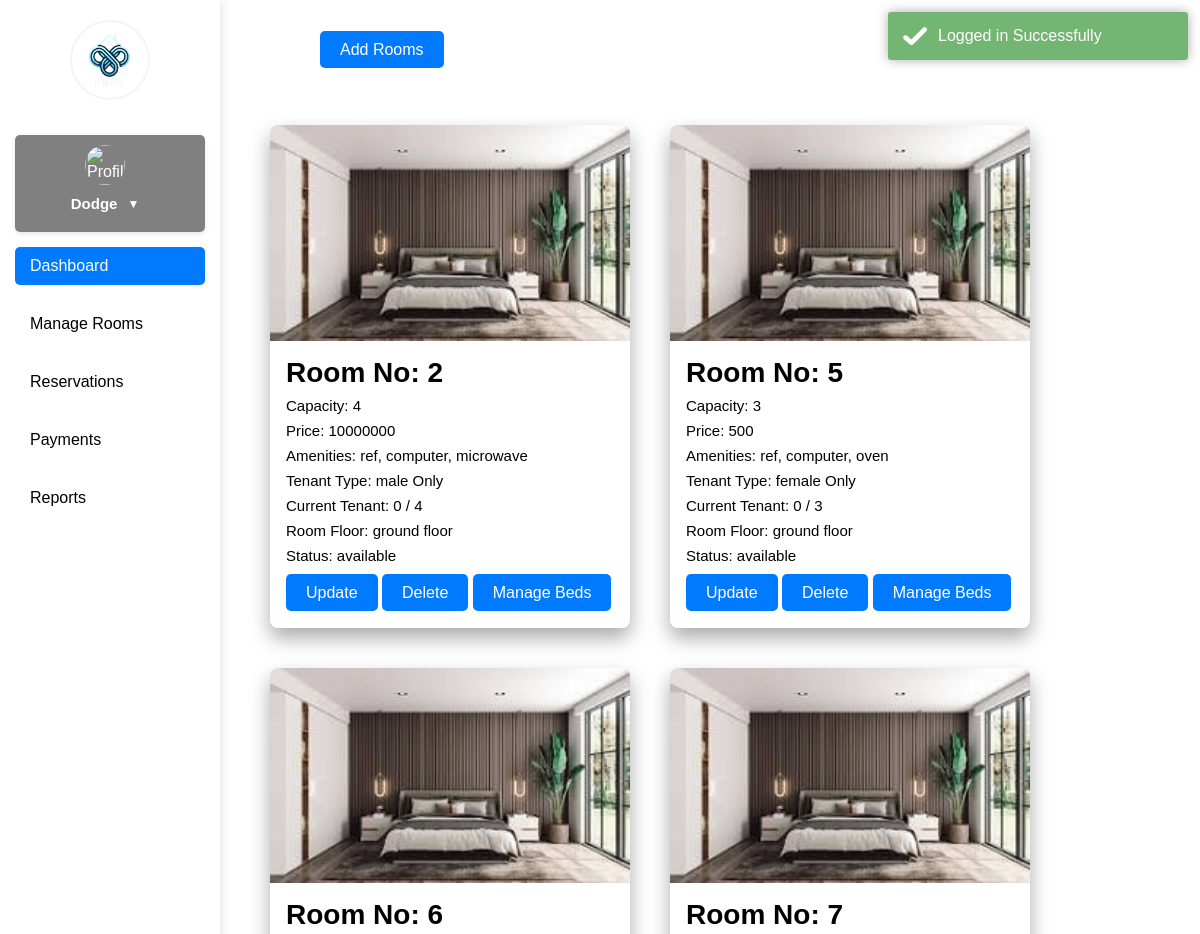
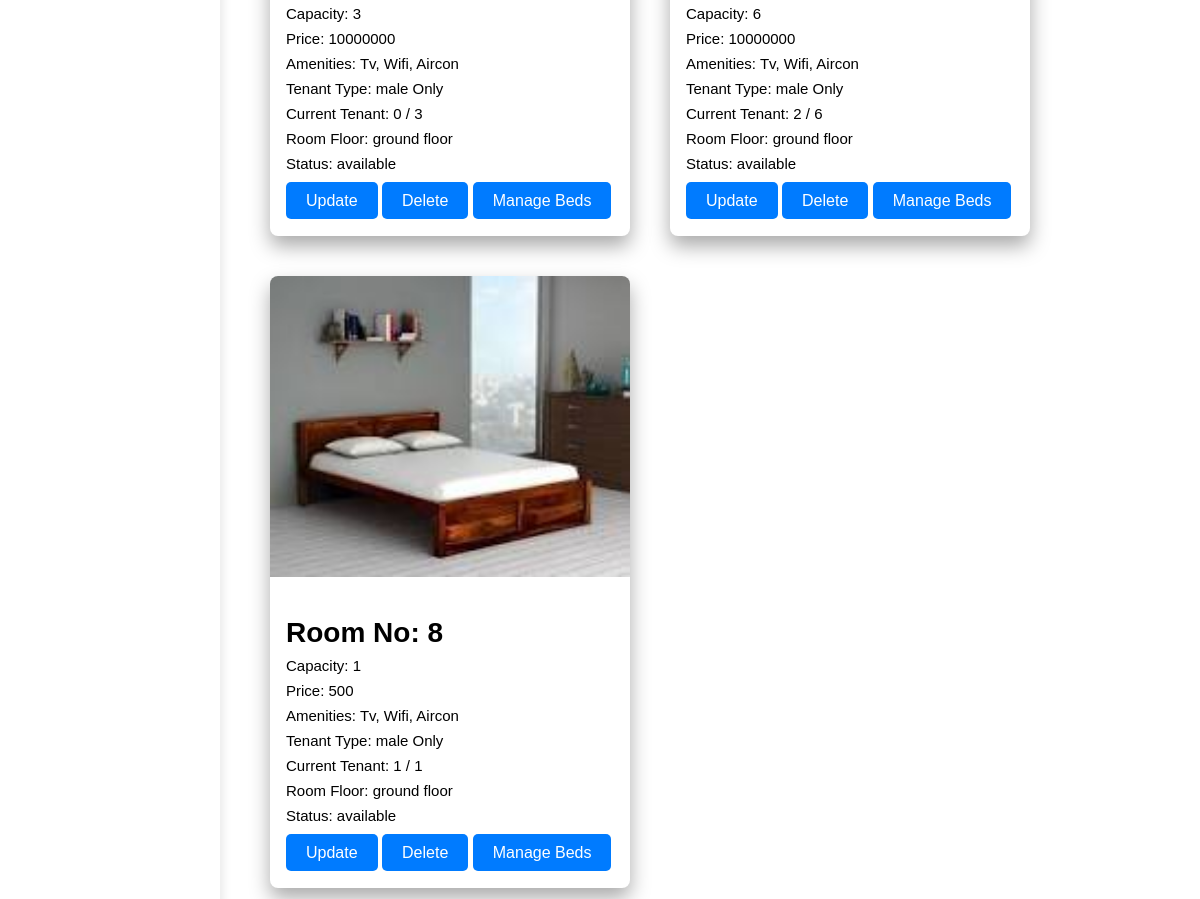
/manageroom.php (signed in), run on an earlier commit of the app's database (2 pictures, top to bottom).
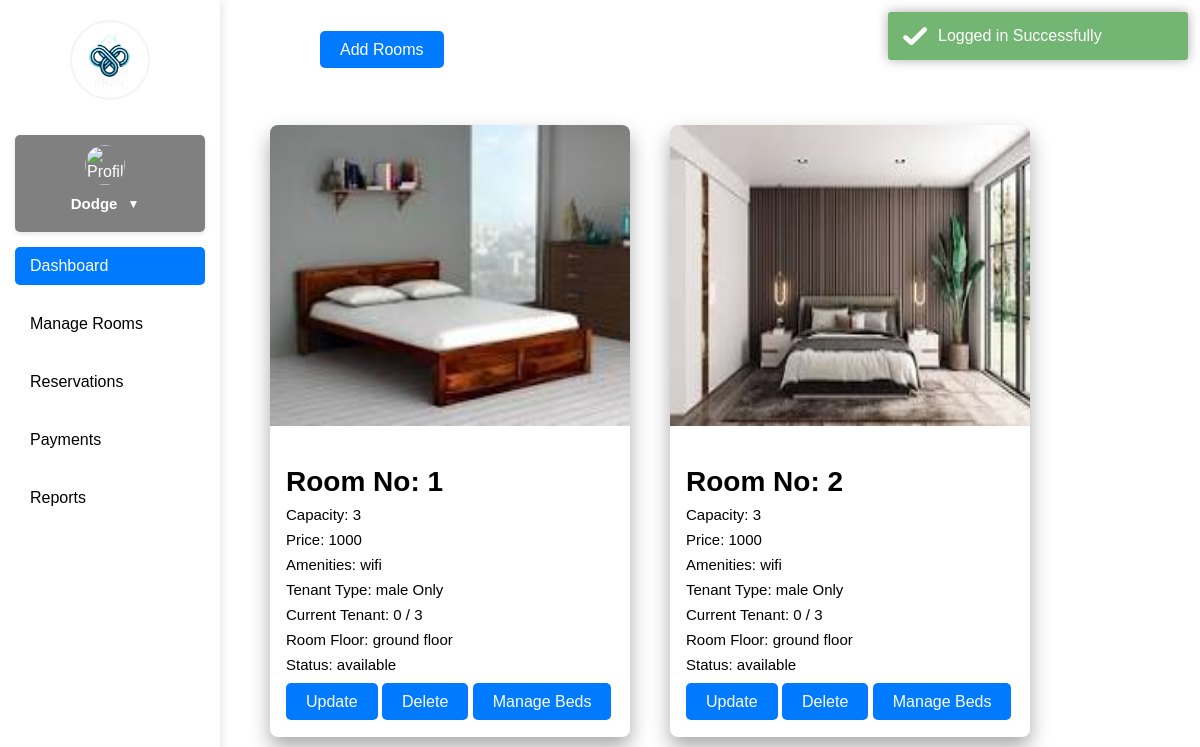
And on a later commit of the database.
### tables this page shows
CREATE TABLE `users` (
  `id` int(11) NOT NULL,
  `fname` varchar(50) NOT NULL,
  `lname` varchar(50) NOT NULL,
  `uname` varchar(50) NOT NULL,
  `pass` varchar(50) NOT NULL,
  `role` varchar(50) NOT NULL,
  `hname` varchar(255) NOT NULL
);

CREATE TABLE `rooms` (
  `id` int(11) NOT NULL,
  `room_no` int(255) NOT NULL,
  `capacity` int(255) NOT NULL,
  `current_tenant` int(255) NOT NULL,
  `amenities` varchar(255) NOT NULL,
  `tenant_type` varchar(255) NOT NULL,
  `room_floor` varchar(255) NOT NULL,
  `price` int(255) NOT NULL,
  `image` varchar(255) NOT NULL,
  `status` varchar(255) NOT NULL,
  `hname` varchar(255) NOT NULL
);

### manageroom.php (the view, shortened to what this page needs)
<?php
require 'php/connection.php';
if(!empty($_SESSION["uname"]) && $_SESSION["role"] == 'landlord'){
    echo "
    <script src='jquery.min.js'></script>
    <link rel='stylesheet' href='toastr.min.css'/>
    <script src='toastr.min.js'></script>
    <script>
        $(document).ready(function() {
            // Check if the login message should be displayed
            " . (isset($_SESSION['login_message_displayed']) ? "toastr.success('Logged in Successfully');" : "") . "
        });
    </script>
    ";
}else{
    header('location: index.php');
}
?>
<!DOCTYPE html>
<html lang="en">
<head>
</head>
<body>
    <?php include 'navigationbar.php'; ?>
    <div class="section2">
        <div class="button">
            <a href='php/roomfunction.php' class='btn'>Add Rooms</a>
        </div>
    </div>
    <div class="section3">
        <?php
            $hname = $_SESSION['hname'];
            $query = "SELECT * FROM rooms WHERE hname = '$hname' order by room_no";
            $result = mysqli_query($conn, $query);
            if ($result && mysqli_num_rows($result) > 0) {
                while ($fetch = mysqli_fetch_assoc($result)) {
                    $id = $fetch['id'];
                    $roomno = $fetch['room_no'];
            ?>
            <div class="card">
                <img src="<?php echo $fetch['image']?>" width="20%" class="card-img-top" alt="Room Image">
                <div class="card-content">
                    <h5>Room No: <?php echo $fetch['room_no']?></h5>
                    <p>Capacity: <?php echo $fetch['capacity']?></p>
                    <p>Price: <?php echo $fetch['price']?></p>
                    <p>Amenities: <?php echo $fetch['amenities']?></p>
                    <p>Tenant Type:  <?php echo $fetch['tenant_type']?> Only </p>
                    <p>Current Tenant: <?php echo $fetch['current_tenant']; ?> / <?php echo $fetch['capacity']?> </p>
                    <p>Room Floor:  <?php echo $fetch['room_floor']?> </p>
                    <p>Status: <?php echo $fetch['status']?></p>
                    <div class="room-btn">
                        <a href='php/roomfunction.php?rupdate=<?php echo $id;?>' class='btn btn-warning'>Update</a>
                        <a href='php/roomfunction.php?rdelete=<?php echo $id;?>' class='btn btn-danger'>Delete</a>
                        <a href='managebeds.php?roomno=<?php echo $roomno;?>' class='btn btn-warning'>Manage Beds</a>
                    </div>
                </div>
            </div>
        <?php } } ?>
    </div>
</body>
</html>

### navigationbar.php (shortened to what this page needs)
<!DOCTYPE html>
<html lang="en">
<head>
</head>
<body>
    <?php
        if(!empty($_SESSION['uname'])){
            $uname = $_SESSION['uname'];
            $query = "select * from users where uname = '$uname'";
            $result = mysqli_query($conn, $query);
            $fetch = mysqli_fetch_assoc($result);
        }
    ?>
<!DOCTYPE html>
<html lang="en">
<head>
</head>
<body>
    <nav class="navbar">
        <a class="navbar-brand" href="#">
            <img src="images/logo.png" alt="Logo">
        </a>
        <ul class="nav-links">
        <div class="li-background">
            <li class="dropdown">
                <img src="images/profile-placeholder.png" alt="Profile">
            </li>
            <li class="dropdown">
                <div class="dropdown-toggle">
                    <span class="username"><?php echo $fetch['fname']; ?></span>
                    <span>▼</span>
                </div>
            </li>
        </div>
            <li><a class="nav-link active" href="dashboard.php">Dashboard</a></li>
            <li><a class="nav-link" href="manageroom.php">Manage Rooms</a></li>
            <li><a class="nav-link" href="managereservation.php">Reservations</a></li>
            <li><a class="nav-link" href="payment.php">Payments</a></li>
            <li><a class="nav-link" href="reports.php">Reports</a></li>
        </ul>
    </nav>
</body>
</html>

### manageroom.php (style rules this page uses)
* { margin: 0; padding: 0; box-sizing: border-box; font-family: sans-serif; }
a { text-decoration: none; color: black; }
body { margin: 0; font-family: Arial, sans-serif; margin-left: 220px; }
.section2 { height: 100px; display: flex; justify-content: left; align-items: center; margin: 0px 100px; }
.btn { color: rgb(255, 255, 255); padding: 10px 20px; border-radius: 5px; font-size: 16px; cursor: pointer; background-color: #007bff; }
.section3 { height: auto; display: flex; border-radius: 10px; flex-wrap: wrap; padding-top: 5px; padding-left: 30px; padding-right: 30px; padding-bottom: 20px; }
.card { width: 360px; border-radius: 8px; overflow: hidden; box-shadow: 0px 10px 20px #aaaaaa; margin: 20px; display: flex; flex-direction: column; justify-content: space-between; padding-bottom: 10px; height: auto; }
.card img { width: 100%; height: 50%; }
.card-content { padding: 16px; }
.card-content h5 { font-size: 28px; margin-bottom: 8px; }
.card-content p { color: black; font-size: 15px; margin-bottom: 8px; }
.room-btn { margin-top: 20px; }

### navigationbar.php (style rules this page uses)
.navbar { position: fixed; top: 0; left: 0; height: 100%; width: 220px; background-color: white; padding: 20px 15px; display: flex; flex-direction: column; box-shadow: 2px 0 10px rgba(0, 0, 0, 0.1); z-index: 1000; }
.navbar-brand { text-align: center; margin-bottom: 20px; }
.navbar-brand img { width: 80px; height: 80px; border-radius: 50%; border: 2px solid #f4f4f4; transition: transform 0.3s ease; }
.nav-links { list-style: none; padding: 0; margin: 10px 0; display: flex; flex-direction: column; align-items: left; justify-content: center; gap: 10px; }
.nav-links li { margin-bottom: 10px; }
.nav-link { color: black; text-decoration: none; font-size: 16px; padding: 10px 15px; display: block; border-radius: 5px; transition: background-color 0.3s, color 0.3s; }
.nav-link:hover, .nav-link.active { background-color: #007bff; color: white; }
.dropdown { position: relative; display: flex; align-items: center; justify-content: center; }
.dropdown .username { font-weight: bold; font-size: 15px; }
.dropdown img { width: 40px; height: 40px; border-radius: 50%; cursor: pointer; margin-right: 10px; }
.li-background { background-color: gray; color: white; padding: 10px 15px; border-radius: 5px; margin: 5px 0; box-shadow: 0 2px 5px rgba(0, 0, 0, 0.1); font-size: 16px; transition: background-color 0.3s, color 0.3s; position: relative; }
.dropdown-toggle { display: flex; align-items: center; cursor: pointer; justify-content: space-between; }
.dropdown-toggle span { margin-left: auto; font-size: 12px; margin-right: 10px; }

What changed in the data, as far as the page shows it:
removed rooms: image (picture), room_no "2", capacity "4", price "10000000", amenities "ref, computer, microwave", tenant_type "male", current_tenant "0", room_floor "ground floor", status "available"
removed rooms: image (picture), room_no "6", capacity "3", price "10000000", amenities "Tv, Wifi, Aircon", tenant_type "male", current_tenant "0", room_floor "ground floor", status "available"
removed rooms: image (picture), room_no "7", capacity "6", price "10000000", amenities "Tv, Wifi, Aircon", tenant_type "male", current_tenant "2", room_floor "ground floor", status "available"
removed rooms: image (picture), room_no "8", capacity "1", price "500", amenities "Tv, Wifi, Aircon", tenant_type "male", current_tenant "1", room_floor "ground floor", status "available"
added rooms: image (picture), room_no "1", capacity "3", price "1000", amenities "wifi", tenant_type "male", current_tenant "0", room_floor "ground floor", status "available"
changed rooms (number 2 of 2 on the later page): room_no "5" → "2"; price "500" → "1000"; amenities "ref, computer, oven" → "wifi"; tenant_type "female" → "male"
